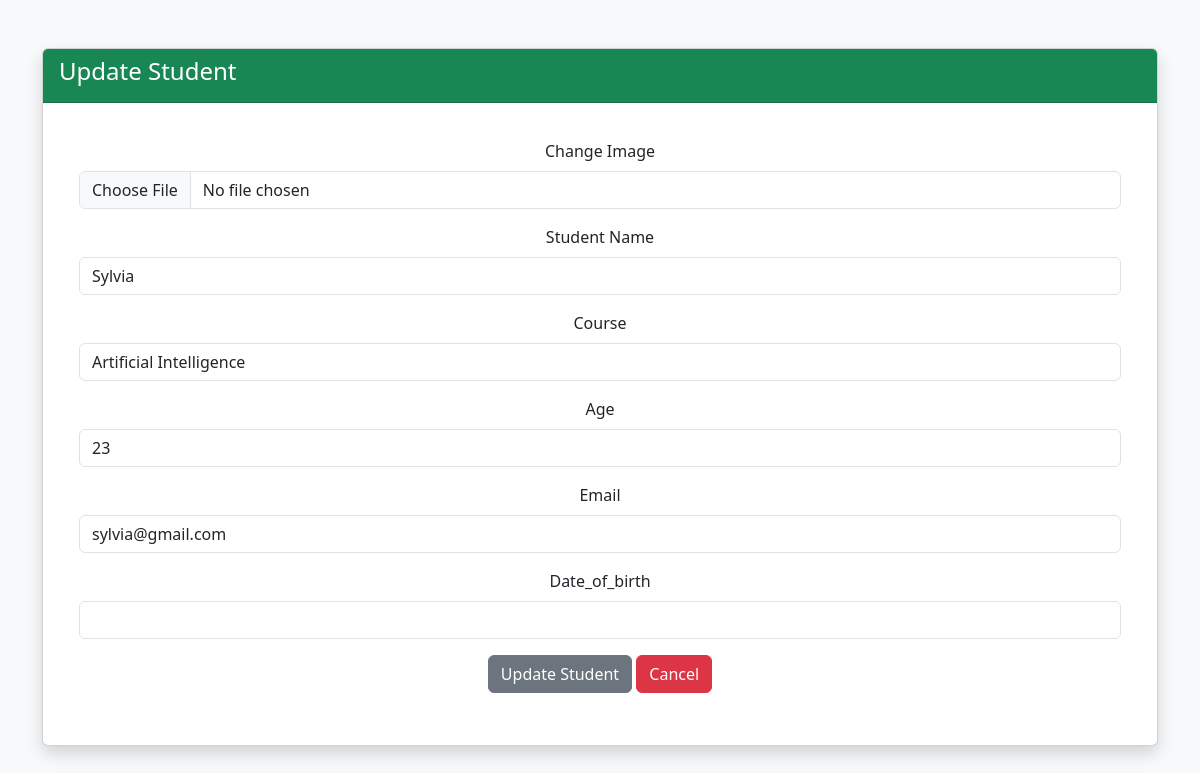
The app's page /update_record/13/, older data.
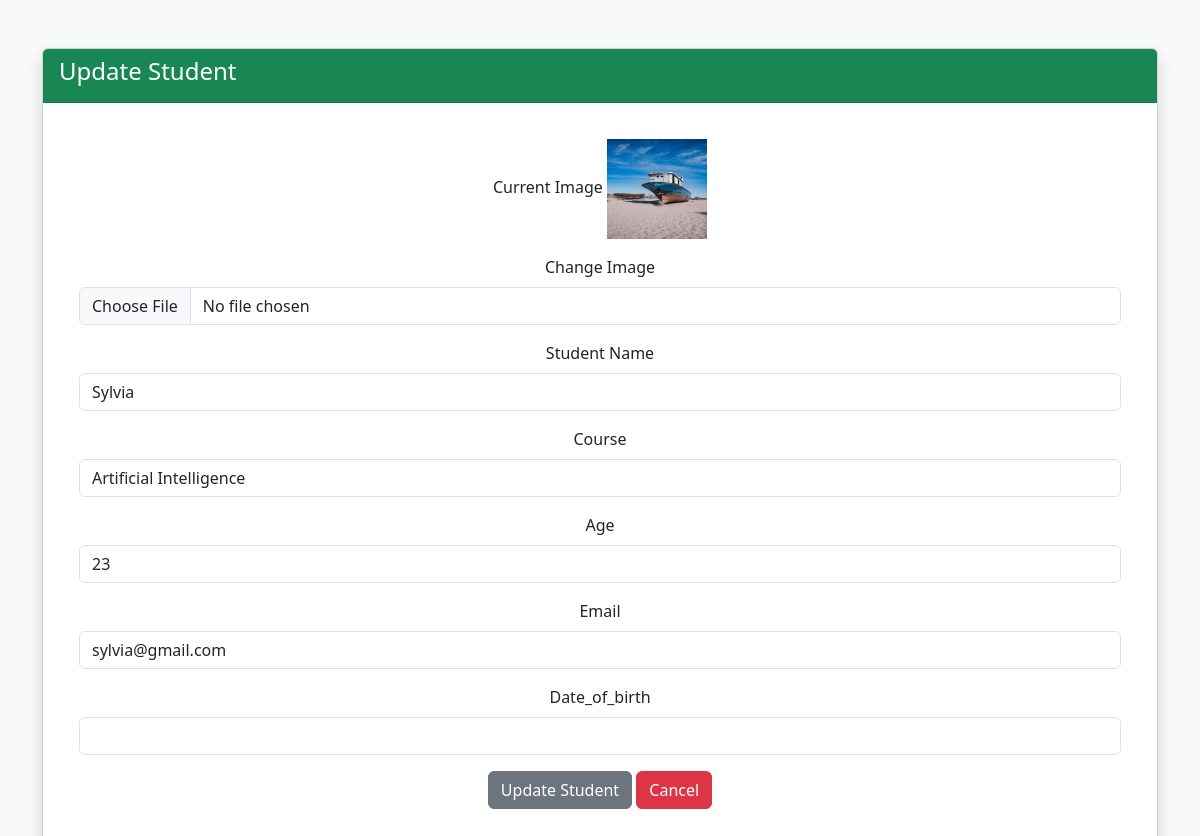
The same page, newer data.
### Admin/models.py (models this page shows, shortened)
class Student(models.Model):
    image = models.ImageField(upload_to = 'students/', null=True, blank=True)
    name = models.CharField(max_length=20)
    course = models.CharField(max_length=50)
    age = models.IntegerField()
    email = models.EmailField(null=True, blank=True, max_length=254)
    date_of_birth = models.DateField( null=True, blank=True)

### Admin/views.py (the view, shortened to what this page needs)
# urls.py: path('update_record/<int:id>/',views.update_record, name='update_record'),
def update_record(request, id):
    students = get_object_or_404(Student, id=id)
    return render(request, 'update_record.html', {'students': students})

### Admin/templates/update_record.html (shortened to what this page needs)
{% load static %}
<html lang="en">
<head>
    <link href=" https://cdn.jsdelivr.net/npm/bootstrap@5.3.0/dist/css/bootstrap.min.css" rel="stylesheet">
    <link rel="stylesheet" href="{% static 'css/main.css' %}">
</head>
<body>
<div class="container mt-5">
    <div class="card shadow">
        <div class="card-header bg-success text-white">
            <h4>Update Student</h4>
        </div>
        <div class="card-body">
            <form method="POST" , enctype="multipart/form-data">
                {% if students.image %}
                <div class="mb-3">
                    <label class="form-label">Current Image</label>
                    <img src="{{ students.image.url }}" alt="" width="100px" height="100px">
                </div>
                {% endif %}
                <div class="mb-3">
                    <label class="form-label">Change Image</label>
                    <input type="file" name="image" class="form-control" >
                </div>
                <div class="mb-3">
                    <label class="form-label">Student Name</label>
                    <input type="text" name="name" class="form-control" value="{{ students.name }}">
                </div>
                <div class="mb-3">
                    <label class="form-label">Course</label>
                    <input type="text" name="course" class="form-control" value="{{ students.course }}">
                </div>
                <div class="mb-3">
                    <label class="form-label">Age</label>
                    <input type="number" name="age" class="form-control" value="{{ students.age }}">
                </div>
                <div class="mb-3">
                    <label class="form-label">Email</label>
                    <input type="email" name="email" class="form-control" value="{{ students.email }}">
                </div>
                <div class="mb-3">
                    <label class="form-label">Date_of_birth</label>
                    <input type="type" name="date_of_birth" class="form-control" value="{{ students.date }}">
                </div>
                <button type="submit" class="btn btn-secondary">Update Student</button>
                <a href="{% url 'index' %}" class="btn btn-danger">Cancel</a>
            </form>
        </div>
    </div>
</div>
</body>
</html>

Row changes from the older to the newer data that the page shows:
changed Student "Sylvia": image: picture added
Text that changed along with them:
text now shown: "Current Image"
